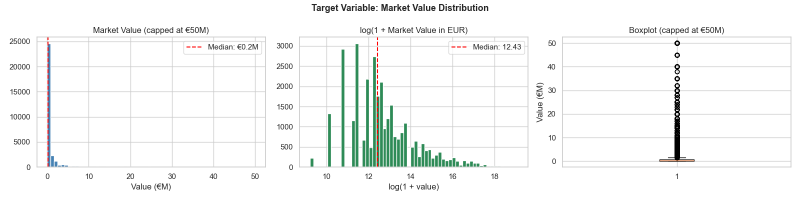
#> input picture figures/02_target_distribution.png, 1600 x 400 px (shown at 1/2 size)
$ jupyter execute --allow-errors 10_final_report_and_visualizations.ipynb
#> lines starting #> are read from the running program, lines starting #| are printed output that depends on the picture
# 10 — Final Report & Visualizations

**Goal:** End-to-end summary of the football player market value prediction project.

**Inputs:** All figures from `../figures/` · `../data/processed/` outputs · `../models/`

---
## Project Summary

**Task:** Predict `market_value_in_eur` from Transfermarkt data using separate models per position group (GK / DEF / MID / ATT).

**Pipeline:** 7 raw CSVs → cleaning & merging → EDA → feature engineering → preprocessing → linear baseline → XGBoost / RF / MLP → SHAP interpretation → undervalued players & dream team

**Data:** 33,524 players · 449K valuation records · 1.7M appearances · 14 leagues

[cell 1]
import pandas as pd
import numpy as np
import matplotlib.pyplot as plt
import matplotlib.image as mpimg
import matplotlib.gridspec as gridspec
import json, os, pickle, warnings
warnings.filterwarnings('ignore')

PROC_PATH    = '../data/processed/'
MODELS_PATH  = '../models/'
FIGURES_PATH = '../figures/'
POSITIONS    = ['GK', 'DEF', 'MID', 'ATT']

def show_fig(path, title=None, figsize=None):
#> called with path = '../figures/02_target_distribution.png', figsize = (16, 5)
    if not os.path.exists(path):
        print(f'Not found: {path}'); return
    img = mpimg.imread(path)
#> img is the input picture: shape (400, 1600, 4) float32; mean R, G, B, A 0.961, 0.967, 0.964, 1
    h, w = img.shape[:2]
#> h = 400; w = 1600
    fs = figsize or (min(w/100, 18), min(h/100, 10))
#> fs = (16, 5)
    fig, ax = plt.subplots(figsize=fs)
    ax.imshow(img); ax.axis('off')
    if title: ax.set_title(title, fontsize=11, fontweight='bold', pad=8)
    plt.tight_layout(pad=0); plt.show()

print('Ready.')

---
## 1. Final Model Results

#> (a cell that did not finish here is left out)

[cell 3]
fig, ax = plt.subplots(figsize=(11, 5))
x, w = np.arange(len(POSITIONS)), 0.32
#> (the rest of this cell did not finish here and is left out)

---
## 2. Exploratory Data Analysis

[cell 4]
show_fig(FIGURES_PATH + '02_target_distribution.png',
         'Target: Market Value Distribution (raw and log-transformed)', figsize=(16, 5))
show_fig(FIGURES_PATH + '02_value_by_position.png',
         'Market Value by Position — Justifies Separate Models', figsize=(14, 5))
#> call 2 of show_fig, with path = '../figures/02_value_by_position.png', figsize = (14, 5)
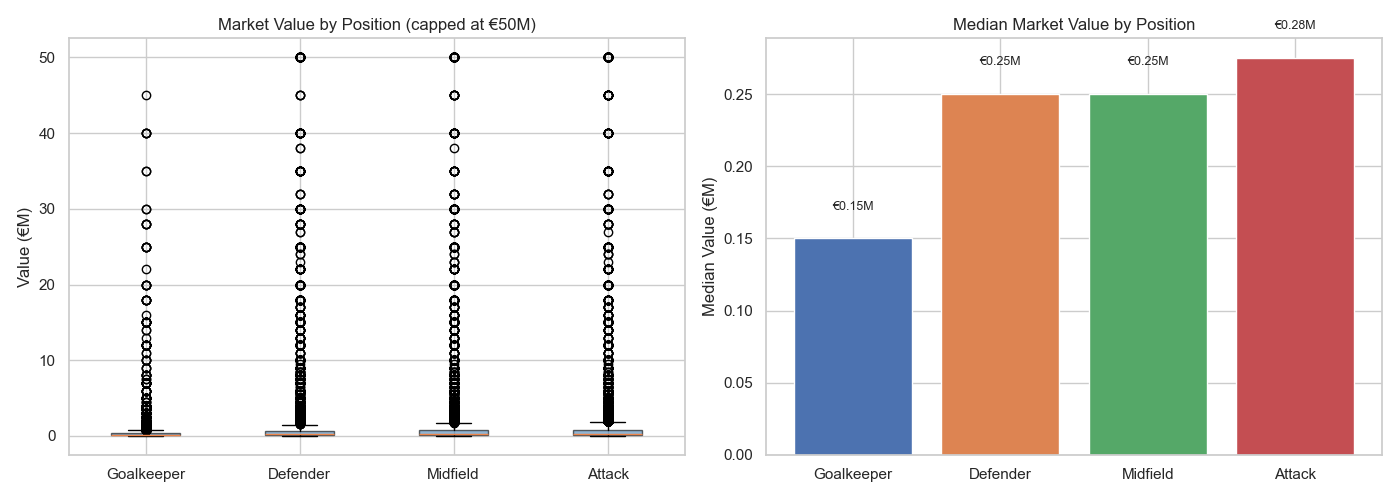
#> input picture figures/02_value_by_position.png, 1400 x 500 px
#> in show_fig, img is the input picture: shape (500, 1400, 4) float32; mean R, G, B, A 0.89, 0.863, 0.844, 1
show_fig(FIGURES_PATH + '02_correlations.png',
         'Raw Feature Correlations with Market Value', figsize=(14, 5))
#> call 3 of show_fig, with path = '../figures/02_correlations.png', figsize = (14, 5)
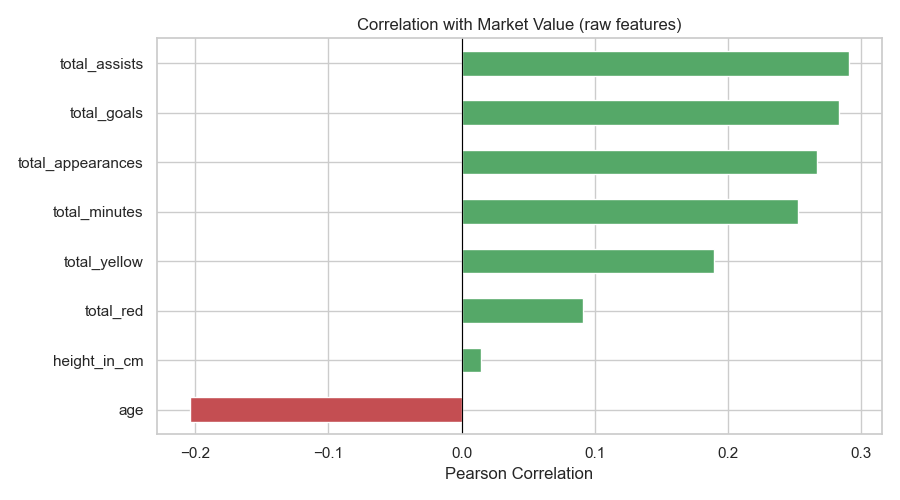
#> input picture figures/02_correlations.png, 900 x 500 px
#> in show_fig, img is the input picture: shape (500, 900, 4) float32; mean R, G, B, A 0.92, 0.944, 0.92, 1
show_fig(FIGURES_PATH + '02_valuations_over_time.png',
         'Valuation Trends 2010-2024', figsize=(14, 5))
#> call 4 of show_fig, with path = '../figures/02_valuations_over_time.png', title = 'Valuation Trends 2010-2024', figsize = (14, 5)
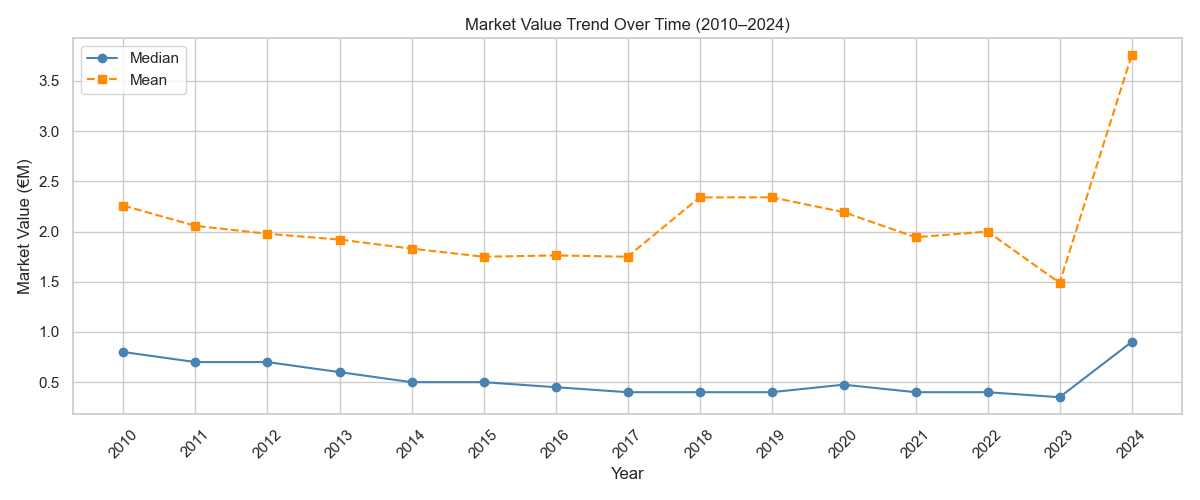
#> input picture figures/02_valuations_over_time.png, 1200 x 500 px
#> in show_fig, img is the input picture: shape (500, 1200, 4) float32; mean R, G, B, A 0.983, 0.982, 0.98, 1

---
## 3. Feature Engineering

[cell 5]
show_fig(FIGURES_PATH + '04_feature_correlations.png',
         'Engineered Feature Correlations with Target per Position', figsize=(18, 7))
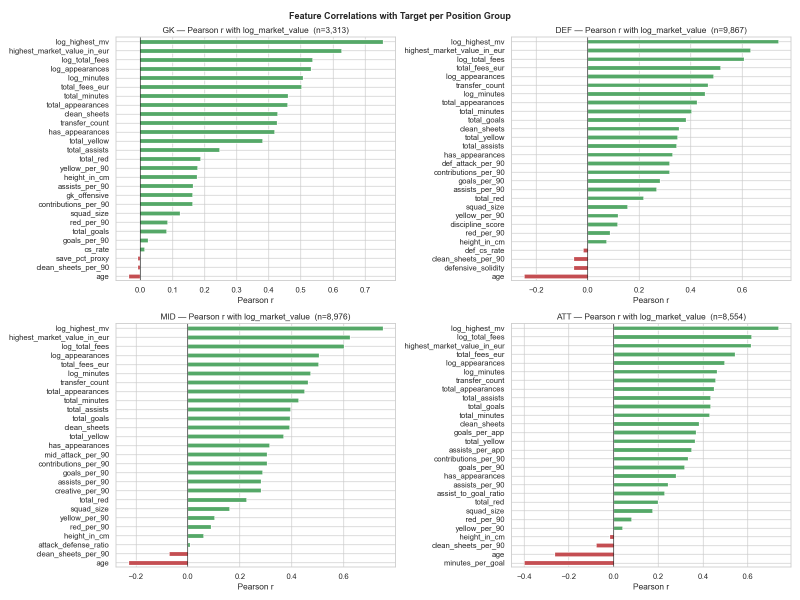
#> input picture figures/04_feature_correlations.png, 1600 x 1200 px (shown at 1/2 size)
#> in show_fig, img is the input picture: shape (1200, 1600, 4) float32; mean R, G, B, A 0.925, 0.945, 0.927, 1
show_fig(FIGURES_PATH + '04_multicollinearity.png',
         'Multicollinearity Check - Top 10 Features per Position', figsize=(18, 7))
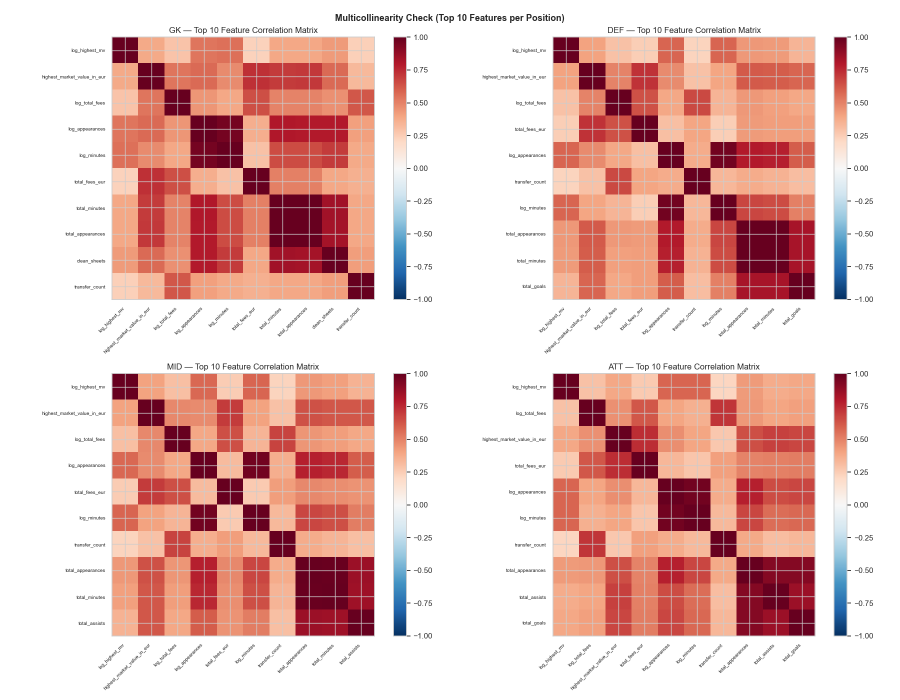
#> input picture figures/04_multicollinearity.png, 1800 x 1400 px (shown at 1/2 size)
#> in show_fig, img is the input picture: shape (1400, 1800, 4) float32; mean R, G, B, A 0.904, 0.746, 0.727, 1

---
## 4. Baseline vs Advanced Models

[cell 6]
show_fig(FIGURES_PATH + '06_baseline_comparison.png',
         'Baseline: Linear / Ridge / Lasso per Position', figsize=(14, 5))
show_fig(FIGURES_PATH + '07_r2_comparison.png',
         'Advanced: Baseline vs RF vs XGBoost vs MLP', figsize=(14, 5))
show_fig(FIGURES_PATH + '07_actual_vs_predicted.png',
         'XGBoost - Actual vs Predicted (Test Set)', figsize=(18, 5))
show_fig(FIGURES_PATH + '07_feature_importance.png',
         'XGBoost Feature Importance per Position', figsize=(18, 6))

---
## 5. SHAP — Model Interpretation

[cell 7]
show_fig(FIGURES_PATH + '08_shap_bar.png',
         'SHAP: Mean |SHAP| per Feature (Global Importance)', figsize=(18, 6))

# Beeswarm 2x2 grid
fig, axes = plt.subplots(2, 2, figsize=(18, 14))
for ax, pos in zip(axes.flatten(), POSITIONS):
    path = FIGURES_PATH + f'08_shap_beeswarm_{pos.lower()}.png'
    if os.path.exists(path):
        ax.imshow(mpimg.imread(path)); ax.axis('off')
        ax.set_title(f'{pos} - SHAP Beeswarm', fontsize=11, fontweight='bold')
    else:
        ax.text(0.5, 0.5, 'Not available', ha='center', va='center', transform=ax.transAxes)
        ax.axis('off')
plt.suptitle('SHAP Beeswarm - Feature Impact Direction & Magnitude',
             fontsize=13, fontweight='bold')
plt.tight_layout()
plt.savefig(FIGURES_PATH + '10_shap_beeswarm_grid.png', bbox_inches='tight')
plt.show()

[cell 8]
# Waterfall 2x2 grid
fig, axes = plt.subplots(2, 2, figsize=(18, 12))
for ax, pos in zip(axes.flatten(), POSITIONS):
    path = FIGURES_PATH + f'08_shap_waterfall_{pos.lower()}.png'
    if os.path.exists(path):
        ax.imshow(mpimg.imread(path)); ax.axis('off')
        ax.set_title(f'{pos} - Most Underestimated Player', fontsize=11, fontweight='bold')
    else:
        ax.text(0.5, 0.5, 'Not available', ha='center', va='center', transform=ax.transAxes)
        ax.axis('off')
plt.suptitle('SHAP Waterfall - Why Was This Player Underestimated?',
             fontsize=13, fontweight='bold')
plt.tight_layout()
plt.savefig(FIGURES_PATH + '10_shap_waterfall_grid.png', bbox_inches='tight')
plt.show()

---
## 6. Error Analysis

[cell 9]
show_fig(FIGURES_PATH + '08_residual_distribution.png',
         'Residuals Centred Near Zero per Position', figsize=(18, 4))
show_fig(FIGURES_PATH + '08_error_by_value_range.png',
         'RMSE by Market Value Quintile - Stars (Q5) Are Hardest to Predict', figsize=(18, 5))
show_fig(FIGURES_PATH + '08_error_by_age.png',
         'RMSE by Age Group - U22 Most Unpredictable', figsize=(18, 5))
show_fig(FIGURES_PATH + '08_calibration.png',
         'Calibration - Mean Predicted vs Actual by Decile', figsize=(18, 5))

---
## 7. Business Output - Undervalued Players & Dream Team

[cell 10]
show_fig(FIGURES_PATH + '09_undervaluation_bubble.png',
         'Predicted vs Actual - Points Above Diagonal = Undervalued', figsize=(18, 6))
show_fig(FIGURES_PATH + '09_top_undervalued_bar.png',
         'Top 10 Most Undervalued per Position', figsize=(18, 6))

#> (a cell that did not finish here is left out)

[cell 12]
show_fig(FIGURES_PATH + '09_dream_team_pitch.png',
         'Dream Team Pitch - 4-3-3', figsize=(13, 9))

---
## 8. Summary Dashboard

[cell 13]
fig = plt.figure(figsize=(18, 14))
gs  = gridspec.GridSpec(3, 3, figure=fig, hspace=0.45, wspace=0.35)

# Panel 1: R2 improvement
ax1 = fig.add_subplot(gs[0, :])
x, w = np.arange(len(POSITIONS)), 0.3
#> (the rest of this cell did not finish here and is left out)

---
## 9. Key Findings & Conclusions

#> (a cell that did not finish here is left out)

---
## 10. Limitations & Future Work

| Area | Limitation | Suggested Fix |
|------|------------|---------------|
| **Stars** | Q5 (>€20M) has highest RMSE — brand/hype value not captured | Log-linear correction for top percentile |
| **Young players** | U22 predictions least reliable — future potential is non-statistical | Add scouting metadata, youth academy flag |
| **Time** | No recency — a player on form right now looks same as 3 years ago | Rolling averages, `valuation_year` feature |
| **Injuries** | No injury history in dataset | Join injury records from external source |
| **Positions** | GK/DEF/MID/ATT too coarse | CB vs LB vs RB, CM vs CAM vs CDM |
| **Uncertainty** | Point estimates only | Quantile regression or conformal prediction |
| **Coverage** | 14 leagues only; players in other leagues fall back to global mean | Expand to more competitions |

[cell 15]
figs = sorted([f for f in os.listdir(FIGURES_PATH) if f.endswith('.png')])
total_kb = sum(os.path.getsize(FIGURES_PATH+f)/1024 for f in figs)
print(f'Project figures: {len(figs)} files  /  {total_kb/1024:.1f} MB')
print()
for f in figs:
    nb   = f.split('_')[0]
    size = os.path.getsize(FIGURES_PATH + f) / 1024
    print(f'  {f:<45}  {size:>6.1f} KB  [nb {nb}]')
